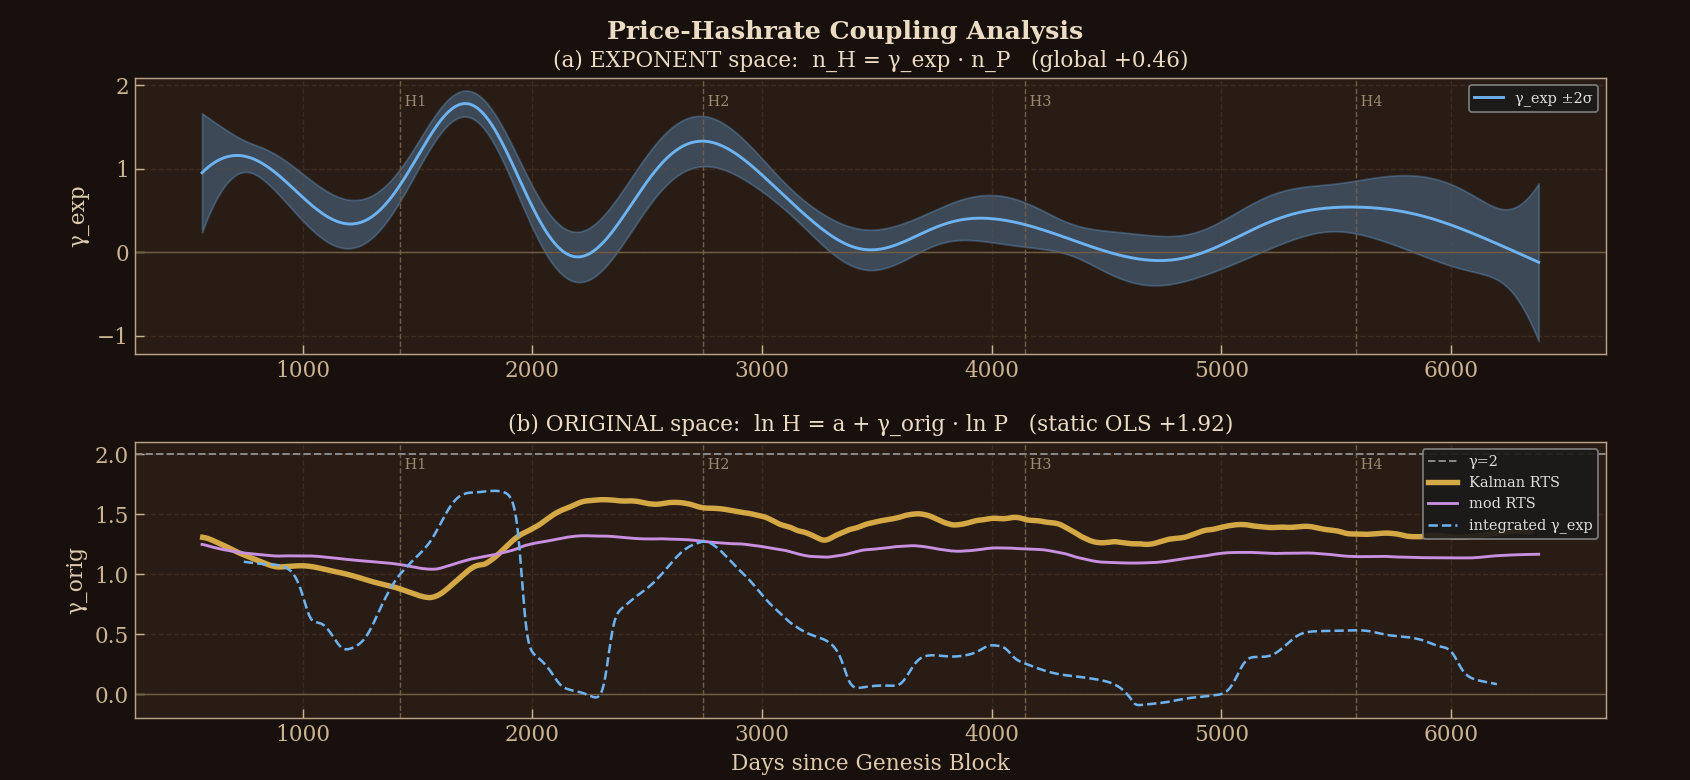

Recreate this plot in Python.
#!/usr/bin/env python3
"""ssmix_TVP.py -- M2 ORCHESTRATOR: time-varying coupling gamma(t) of price & hashrate.

Math:  ssmix_TVP_methods.py        Plots: ssmix_TVP_plot{1,2}.py
Idea / red thread (step by step):  ssmix_TVP_README.txt

Run:  python ssmix_TVP.py [--SG 365] [--poly 2] [--bwg 365] [--win 365]
"""
import os
import argparse
import numpy as np
import matplotlib.pyplot as plt

from ssmix_TVP_methods import compute, STYLE_FILE, COLOR_TXT, SG_WIN, BWG, CYC
import ssmix_TVP_plot1
import ssmix_TVP_plot2


def print_table(R):
    g, gamma, zP, zH = R['g'], R['gamma'], R['zP'], R['zH']
    print("=============== COUPLING  price <-> hashrate ===============")
    print("  gamma_exp  = our slope n_H/n_P   (EXPONENT space, fluctuations)")
    print("  gamma_orig = slope ln H / ln P   (ORIGINAL space, static OLS ~2)")
    print("  corr       = correlation of the two exponent signals (what you SEE)")
    print(f"  GLOBAL:   gamma_exp = {R['g0']:+.2f}     gamma_orig = {R['lev_g']:+.2f}")
    print("    cycle | gamma_exp | gamma_orig |  corr")
    print("    ------+-----------+------------+------")
    for c, (a, b) in CYC.items():
        m = (g >= a) & (g < b)
        if m.sum() > 30:
            ge = float(np.median(gamma[m])); cr = float(np.corrcoef(zP[m], zH[m])[0, 1])
            print(f"     '{c}  |   {ge:+5.2f}   |    {R['lev'].get(c, float('nan')):+5.2f}   | {cr:+5.2f}")
    print("===========================================================")


def main():
    ap = argparse.ArgumentParser(description='M2: time-varying coupling gamma(t)')
    ap.add_argument('--SG', type=int, default=SG_WIN)
    ap.add_argument('--bw', type=float, default=None, help='ssmix smoothing bw [days] (default SG/8)')
    ap.add_argument('--bwg', type=float, default=BWG, help='gamma_exp(t) smoothing bandwidth [days]')
    ap.add_argument('--poly', type=int, choices=[1, 2], default=2)
    ap.add_argument('--win', type=int, default=365, help='rolling window for integrated gamma_exp slope [days]')
    ap.add_argument('--bwl', type=float, default=20.0, help='level-Kalman bandwidth (panel b) [days]')
    ap.add_argument('--no-plot', action='store_true')
    args = ap.parse_args()
    bw = args.bw if args.bw is not None else args.SG / 8.0

    R = compute(args.SG, bw, args.bwg, args.poly, args.win, args.bwl)
    print_table(R)
    if args.no_plot:
        return

    plt.style.use(STYLE_FILE)
    fig, (axA, axB) = plt.subplots(2, 1, figsize=(13, 6))
    ssmix_TVP_plot1.draw(axA, R)
    ssmix_TVP_plot2.draw(axB, R)
    axB.set_xlabel('Days since Genesis Block')
    plt.suptitle('Price-Hashrate Coupling Analysis',
                 color=COLOR_TXT, fontsize=14, y=0.975, fontweight='bold')
    plt.subplots_adjust(left=0.08, right=0.95, top=0.90, bottom=0.08, hspace=0.32)
    out = os.path.join(os.path.dirname(os.path.abspath(__file__)), 'ssmix_TVP.png')
    fig.savefig(out, dpi=130, facecolor=fig.get_facecolor())
    print(f"saved {out}")
    plt.show()


if __name__ == '__main__':
    main()
